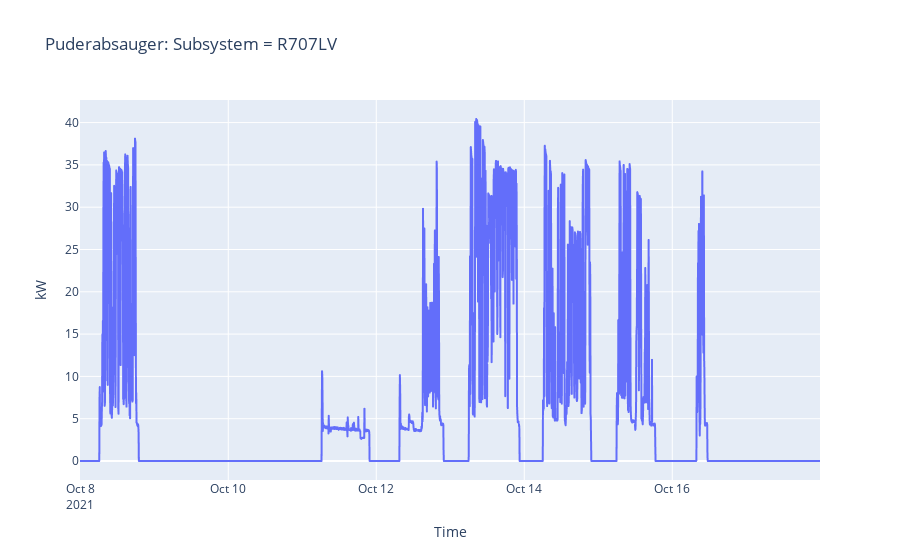

The code cell stored with this chart in its notebook:
### Code cell
px.line(
    x=df_1T.index, y=df_1T.kw, 
    title='Puderabsauger: Subsystem = R707LV',
    labels={
        'x': 'Time',
        'y': 'kW'
    },
    markers=False)

### Figure 1 — Plotly figure (JSON) as saved in the notebook; plotly's stock layout.template omitted (floating-point values rounded to 4 significant figures; data arrays with more than 128 entries replaced by an {"elided": "..."} marker saying what was removed)
{"data": [{"hovertemplate": "Time=%{x}<br>kW=%{y}<extra></extra>", "legendgroup": "", "line": {"color": "#636efa", "dash": "solid"}, "marker": {"symbol": "circle"}, "mode": "lines", "name": "", "showlegend": false, "type": "scattergl", "x": {"elided": "2881 str values"}, "xaxis": "x", "y": {"elided": "2881 float values"}, "yaxis": "y"}], "layout": {"legend": {"tracegroupgap": 0}, "title": {"text": "Puderabsauger: Subsystem = R707LV"}, "xaxis": {"anchor": "y", "domain": [0, 1], "title": {"text": "Time"}}, "yaxis": {"anchor": "x", "domain": [0, 1], "title": {"text": "kW"}}}}
